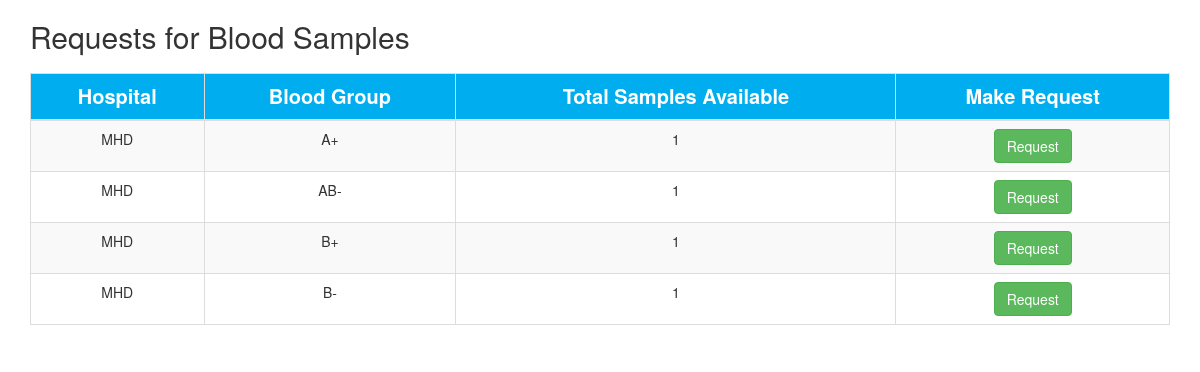
The page /availablebloodsamples.php on the database its author committed.
### tables this page shows
CREATE TABLE `bloodSampleDetails` (
  `EmailId` varchar(60) NOT NULL,
  `name` varchar(60) NOT NULL,
  `age` int(3) NOT NULL,
  `bloodGroup` varchar(3) NOT NULL,
  `contactNo` bigint(10) NOT NULL,
  `id` bigint(12) NOT NULL
);

CREATE TABLE `hospital` (
  `HospitalName` varchar(50) NOT NULL,
  `HolderFirstName` varchar(30) NOT NULL,
  `HolderLastName` varchar(30) NOT NULL,
  `Password` varchar(200) NOT NULL,
  `HospitalEmail` varchar(50) NOT NULL,
  `HospitalContactNo` bigint(10) NOT NULL,
  `hospitalState` varchar(25) NOT NULL,
  `hospitalCity` varchar(25) NOT NULL
);

### availablebloodsamples.php (the view, shortened to what this page needs)
<?php include('header.php'); ?>
            <div class="container">
              <h2 style="text-align:center; margin-top:20px; margin-bottom:20px; display:inline-block;" class="pull-left">Requests for Blood Samples</h2>
              <table  class="table table-striped table-hovered table-bordered">
                <thead>
                  <tr>
                    <th class="sthead">Hospital</th>
                    <th class="sthead">Blood Group</th>
                    <th class="sthead">Total Samples Available</th>
                    <th class="sthead">Make Request</th>
                  </tr>
                </thead>
                <tbody style="text-align:center;">
                  <?php
                    include('connect.php');
                    $query="select s1.id,s2.HospitalName,s2.HospitalEmail,s2.hospitalState, s1.bloodGroup, COUNT(*) from bloodSampleDetails as s1 inner join hospital as s2 on s1.EmailId = s2.HospitalEmail GROUP BY HospitalName ,bloodGroup";
                    $result=mysqli_query($con,$query) or die(mysqli_error($con));
                    while($row = mysqli_fetch_array($result))
                      {
                        $name=$row['HospitalName'] ;
                        $bloodGroup = $row['bloodGroup'];
                        $count = $row['COUNT(*)'];
                        $id= $row['id'];
                        $hospitalEmail = $row['HospitalEmail'];
                        echo"<tr>
                                <td>$name</td>
                                <td>$bloodGroup</td>
                                <td>$count</td>";
                        $query1="SELECT `UserEmail`, `UserName`,`BloodGroup`,`hospitalEmail` FROM `requested_user` WHERE BloodGroup='$bloodGroup' AND UserEmail='$email' AND hospitalEmail='$hospitalEmail'";
                        $query2=mysqli_query($con,$query1) or die("Query Failed");
                        if(mysqli_num_rows($query2)>0){
                          echo"<td class='center' style='text-align:center'><a href='' class='delete' id='$id'><button class='btn btn-danger'  id='del'>Requested</button></a></td>";
                        }
                        else{
                          echo"<td class='center' style='text-align:center'><a href='' class='deleterow' id='$id'><button class='btn btn-success'  id='del'>Request</button></a></td>";
                        }
                      }
                  ?>
                </tbody>
              </table>
            </div>
<?php include('footer.php'); ?>

### header.php (shortened to what this page needs)
<!DOCTYPE html>
<html lang="en">
  <head>
    <link rel="stylesheet" href="css/style.css">
    <link rel="stylesheet" href="css/bootstrap.min.css">
  </head>
    <body>

### footer.php
</body>
</html>

### css/style.css (style rules this page uses)
.sthead { text-align:center !important; background:#00AEEF; color:#ffffff; font-size:20px; }

### rows shown on the page
bloodsampledetails: hospital.HospitalName "MHD", bloodGroup "A+", count "1"
bloodsampledetails: hospital.HospitalName "MHD", bloodGroup "AB-", count "1"
bloodsampledetails: hospital.HospitalName "MHD", bloodGroup "B+", count "1"
bloodsampledetails: hospital.HospitalName "MHD", bloodGroup "B-", count "1"
